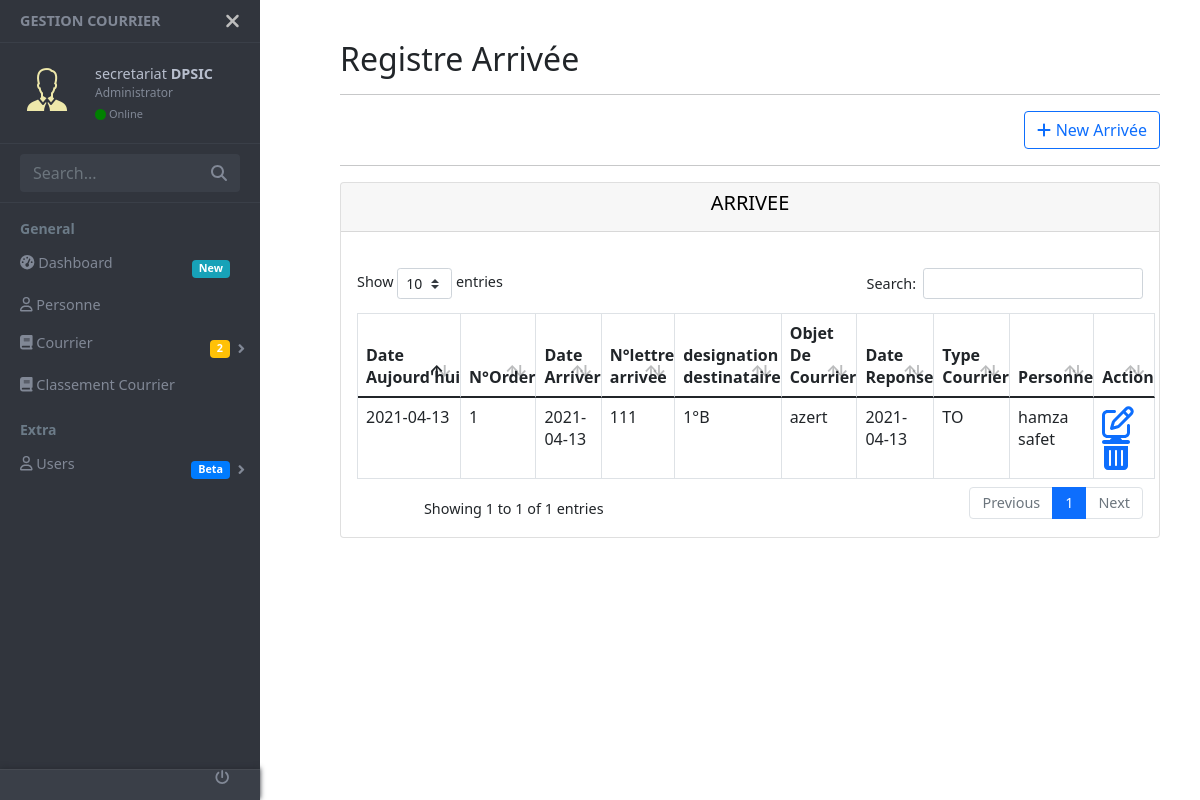
The app's page /regestre_arrive.php with its own data.
### tables this page shows
CREATE TABLE `regestre_arrivee` (
  `id_regestre_arv` int(11) NOT NULL,
  `date_arrivee` date DEFAULT NULL,
  `num_ordere_arv` int(11) DEFAULT NULL,
  `date_courrier_arriver` date DEFAULT NULL,
  `num_lettre_arrivee` int(11) DEFAULT NULL,
  `objet_arriver` text DEFAULT NULL,
  `date_observation` date DEFAULT NULL,
  `id_personne` int(11) DEFAULT NULL,
  `id_type_courrier` int(11) DEFAULT NULL,
  `id_dest` int(11) DEFAULT NULL
);

CREATE TABLE `destinataires` (
  `id_dest` int(11) NOT NULL,
  `destinataire` char(30) DEFAULT NULL
);

CREATE TABLE `type_courriers` (
  `id_type_courrier` int(11) NOT NULL,
  `type_courrier` char(30) DEFAULT NULL
);

CREATE TABLE `personne` (
  `id_personne` int(11) NOT NULL,
  `nom_prenom` char(50) DEFAULT NULL,
  `fonction` char(50) DEFAULT NULL,
  `grade` char(20) DEFAULT NULL,
  `tel` char(20) DEFAULT NULL,
  `matrecule` char(50) DEFAULT NULL,
  `cin` char(30) DEFAULT NULL
);

### regestre_arrive.php (the view, shortened to what this page needs)
<?php
include_once 'header.php';
include_once 'footer.php';
include_once 'connection.php';
$reqt="SELECT `id_regestre_arv`, `date_arrivee`, `num_ordere_arv`, `date_courrier_arriver`, `num_lettre_arrivee`, `objet_arriver`, `date_observation`, pr.nom_prenom,ty.type_courrier,ds.destinataire
       FROM regestre_arrivee ar INNER JOIN personne pr,type_courriers ty,destinataires ds
       WHERE ar.`id_personne` = pr.`id_personne` and ar.id_type_courrier=ty.id_type_courrier and ar.id_dest=ds.id_dest";
$stmt = $conx->prepare("$reqt");
$stmt->execute();
?>
  <main class="page-content">
    <div class="container-fluid">
      <h2>Registre Arrivée</h2>
      <hr>
     <div class="d-grid gap-2 d-md-flex justify-content-md-end">
      <button type="button" class="btn btn-outline-primary" onclick="location.href='add_regestre_arrive.php'"><i class="fas fa-plus"></i>  New Arrivée</button>
     </div>
     <hr>
      <footer class="text-center">
        <div class="card bg-wieth mb-3">
          <div class="card-header" style="color: black; margin-bottom:20px;"><h5>ARRIVEE</h5> </div>
            <div class="card-body">
            <table id="id_datatable_ar" style="width: 100%;" class="table table-bordered table-hover" >
          <thead>
             <tr>
                <th>Date Aujourd'hui</th>
                <th>N°Order</th>
                <th>Date Arriver</th>
                <th>N°lettre arrivee</th>
                <th>designation destinataire</th>
                <th>Objet De Courrier</th>
                <th>Date Reponse</th>
                <th>Type Courrier</th>
                <th>Personne</th>
                <th>Action</th>
             </tr>
          </thead>
          <tbody>
            <?php
           while($row=$stmt->fetch(PDO::FETCH_ASSOC)){
               ?>
               <tr>
                <td><?php echo $row['date_arrivee']; ?></td>
                <td><?php echo $row['num_ordere_arv']; ?></td>
                <td><?php echo $row['date_courrier_arriver']; ?></td>
                <td><?php echo $row['num_lettre_arrivee']; ?></td>
                <td><?php echo $row['destinataire']; ?></td>
                <td><?php echo $row['objet_arriver']; ?></td>
                <td><?php echo $row['date_observation']; ?></td>
                <td><?php echo $row['type_courrier']; ?></td>
                <td><?php echo $row['nom_prenom']; ?></td>
                <td>
                  <a href="update_rgt_arv.php?edit_rgt_arv=<?php echo $row['id_regestre_arv'];?>">
                       <i class="far fa-edit fa-2x"></i></a>
                  <a href="regestre_arrive.php?delete_rgt_arv=<?php echo $row['id_regestre_arv'];?>" onclick="return confirm('voulez vous vraiment supprimer cet courrier ?')">
                     <i class="fas fa-trash-alt fa-2x"></i></a>
                </td>
               </tr>
            <?php
            }
            ?>
          </tbody>
        </table>
          </div>
        </div>
      </footer>
    </div>
  </main>
</body>
</html>

### static/css/mystyle.css (style rules this page uses)
body { font-size: 0.9rem; }
.page-wrapper .sidebar-wrapper, .sidebar-wrapper .sidebar-brand > a, .sidebar-wrapper .sidebar-dropdown > a:after, .sidebar-wrapper .sidebar-menu .sidebar-dropdown .sidebar-submenu li a:before, .sidebar-wrapper ul li a i, .page-wrapper .page-content, .sidebar-wrapper .sidebar-search input.search-menu, .sidebar-wrapper .sidebar-search .input-group-text, .sidebar-wrapper .sidebar-menu ul li a, #show-sidebar, #close-sidebar { -webkit-transition: all 0.3s ease; -moz-transition: all 0.3s ease; -ms-transition: all 0.3s ease; -o-transition: all 0.3s ease; transition: all 0.3s ease; }
@media screen and (min-width: 768px) { .page-wrapper.toggled .page-content { padding-left: 300px; } }
.page-wrapper .page-content { display: inline-block; width: 100%; padding-left: 0px; padding-top: 20px; }
.page-wrapper .page-content > div { padding: 20px 40px; }
.page-wrapper .page-content { overflow-x: hidden; }

### regestre_arrive.php (style rules this page uses)
table.dataTable>thead>tr>th:not(.sorting_disabled), table.dataTable>thead>tr>td:not(.sorting_disabled) { padding-right: 0px; }

### records on screen
regestre_arrivee: date_arrivee "2021-04-13", num_ordere_arv "1", date_courrier_arriver "2021-04-13", num_lettre_arrivee "111", id_dest.destinataire "1°B", objet_arriver "azert", date_observation "2021-04-13", id_type_courrier.type_courrier "TO", id_personne.nom_prenom "hamza safet"
